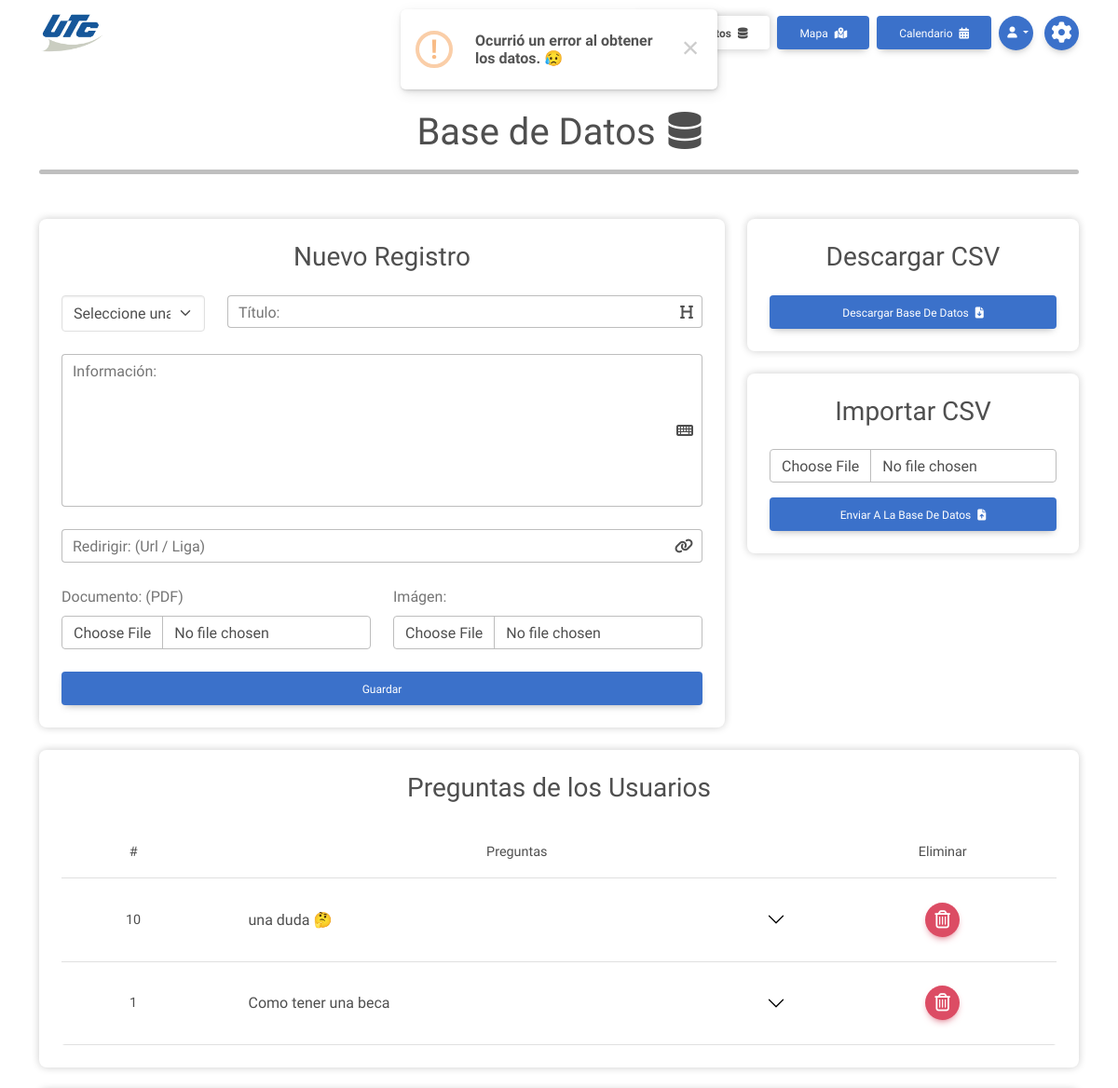
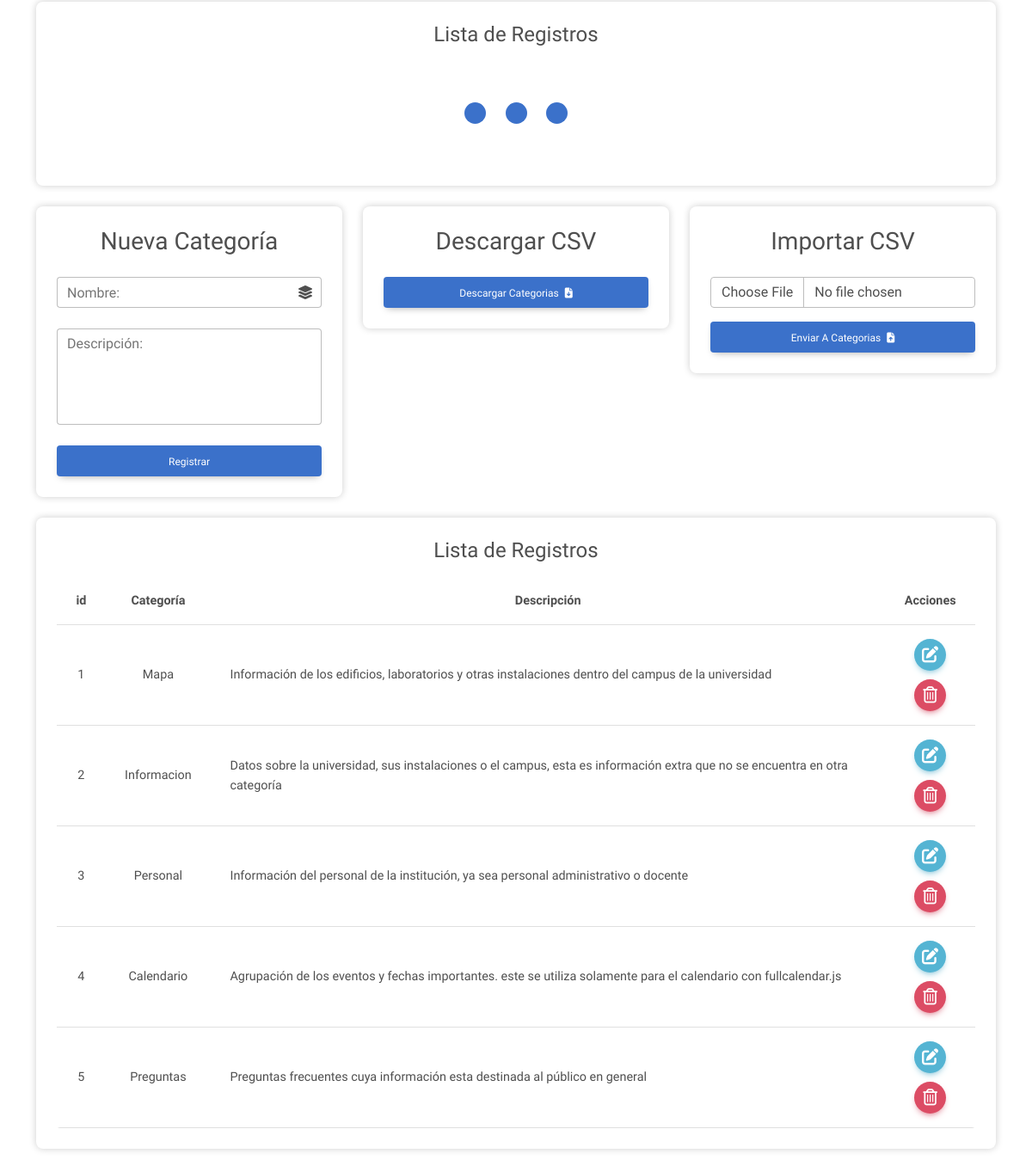
The app's page /administracion/base_de_datos/ (signed in) with its own data (2 pictures, top to bottom).
### cross_asistent/models.py (models this page shows, shortened)
class Preguntas(models.Model):
    pregunta = models.CharField(max_length=150)
    descripcion = models.TextField(blank=True)
    fecha = models.DateTimeField(auto_now_add=True)

class Categorias(models.Model):
    categoria = models.CharField(max_length=50)
    descripcion = models.TextField(null=True, blank=True)
    creacion = models.DateTimeField(auto_now=True)

### cross_asistent/views.py (the view)
# urls.py: path('administracion/base_de_datos/', views.database_page, name='database_page'),
@login_required
@never_cache
def database_page(request):
    context = { 'active_page':'database','pages':functions.pages, 'preguntas_sending':questions_all, 'categorias':categoriasFilter, 'categoriasall':categoriasall }
    return render(request, 'admin/database.html', context)

### cross_asistent/templates/admin/database.html (shortened to what this page needs)
{% extends 'base/widget.html' %}
{% load static %}
{% block link_home %}{% url 'vista_programador' %}{% endblock %}
{% block link_default %}
{% include 'base/widget_links-admin.html' %}
{% endblock %}
{% block extra_head %}
<link rel="stylesheet" href="https://cdn.datatables.net/1.13.1/css/dataTables.bootstrap5.min.css" />
{% endblock %}
{% block content %}
<main class="container container-fluid py-5">
    <div class="mb-5">
        <h1 class="text-center">Base de Datos <i class="fa-solid fa-database ms-1"></i></h1>
        <hr class="hr_divisor mx-4 mx-md-0" />
    </div>
    <div class="row">
        <section class="col-lg-8">
            <section class="card mb-4">
                <div class="card-body">
                    <h3 class="text-center mb-4">Nuevo Registro</h3>
                    <form method="post" action="{% url 'create_database' %}" data-submit-form id="databaseForm" autocomplete="off">
                        <div class="row">
                            <div class="col-md-3">
                                <div class="form-outline mb-4">
                                    <select class="form-select" id="categoria" name="categoria" required>
                                        <option selected disabled hidden>Seleccione una categoría:</option>
                                    </select>
                                </div>
                            </div>
                            <div class="col">
                                <div class="form-outline mb-4" data-mdb-input-init>
                                    <i class="fa-solid fa-heading trailing"></i>
                                    <input type="text" id="titulo" name="titulo" class="form-control form-icon-trailing" required />
                                    <label class="form-label" for="titulo">Título:</label>
                                </div>
                            </div>
                        </div>
                        <div class="form-outline mb-4" data-mdb-input-init>
                            <i class="fa-solid fa-keyboard trailing"></i>
                            <textarea class="form-control form-icon-trailing" id="informacion" name="informacion" rows="6" required></textarea>
                            <label for="informacion" class="form-label">Información:</label>
                        </div>
                        <div class="row">
                            <div class="col-12">
                                <div class="form-outline mb-4" data-mdb-input-init>
                                    <i class="fa-solid fa-link trailing"></i>
                                    <input type="text" id="redirigir" name="redirigir" class="form-control form-icon-trailing" />
                                    <label class="form-label" for="redirigir">Redirigir: (url / liga)</label>
                                </div>
                            </div>
                            <div class="col-md-6">
                                <div class="mb-4">
                                    <label for="documentos" class="form-label">Documento: (PDF)</label>
                                    <input type="file" class="form-control" id="documentos" name="documento" accept="application/pdf">
                                </div>
                            </div>
                            <div class="col-md-6">
                                <div class="mb-4">
                                    <label for="imagenes" class="form-label">Imágen:</label>
                                    <input type="file" class="form-control" id="imagenes" name="imagen" accept="image/jpeg, image/png, image/webp*">
                                </div>
                            </div>
                        </div>
                        <div class="row">
                            <div class="col">
                                <button type="submit" class="btn btn_detail btn-block">Guardar</button>
                            </div>
                        </div>
                    </form>
                </div>
            </section>
        </section>
        <section class="col-lg-4">
            <div>
                <div class="card">
                    <div class="card-body">
                        <h3 class="text-center mb-4">Descargar CSV</h3>
                        <form action="{% url 'export_database' %}" method="get">
                            <button type="submit" class="btn btn_detail btn-block">
                                Descargar Base de Datos <i class="fa-solid fa-file-arrow-down ms-1"></i>
                            </button>
                        </form>
                    </div>
                </div>
            </div>
            <div class="my-4">
                <div class="card">
                    <div class="card-body">
                        <div class="mt5">
                            <h3 class="text-center mb-4">Importar CSV</h3>
                            <form method="POST" enctype="multipart/form-data" action="{% url 'import_database' %}" data-submit-form>
                                <div class="mb-3">
                                    <input type="file" name="file" accept=".csv" class="form-control">
                                </div>
                                <button type="submit" class="btn btn_detail btn-block">
                                    Enviar a la Base de Datos <i class="fa-solid fa-file-arrow-up ms-1"></i>
                                </button>
                            </form>
                        </div>
                    </div>
                </div>
            </div>
        </section>
        <section class="mb-4" id="preguntasEnviadas">
            <div class="card">
                <div class="card-body">
                    <h3 class="text-center mb-4">Preguntas de los Usuarios</h3>
                    {% if preguntas_sending %}
                    <div class="table-responsive rounded" id="table-container">
                        <table class="table table_odd align-middle m-0">
                            <thead>
                                <tr class="text-center">
                                    <th class="d-none d-md-table-cell">#</th>
                                    <th>Preguntas</th>
                                    <th>Eliminar</th>
                                </tr>
                            </thead>
                            <tbody>
                                {% for question in preguntas_sending %}
                                <tr class="results_item table_odd_items">
                                    <td class="text-center d-none d-md-table-cell">{{question.id}}</td>
                                    <td>
                                        <div class="accordion accordion-borderless" id="questionList">
                                            <div class="accordion-item">
                                                <h2 class="accordion-header" id="heading_{{question.id}}">
                                                    <div data-mdb-collapse-init class="accordion-button collapsed" type="button" data-mdb-toggle="collapse"
                                                        data-mdb-target="#collapse_{{question.id}}" aria-expanded="false"
                                                        aria-controls="collapse_{{question.id}}">
                                                        {{question.pregunta}}
                                                    </div>
                                                </h2>
                                            </div>
                                        </div>
                                    </td>
                                    <td>
                                        <div class="d-flex justify-content-center align-items-center">
                                            <form method="post" action="{% url 'question_deleted' %}" data-submit-form>
                                                <button title="Editar Usuario" type="submit" class="btn btn-floating btn-danger">
                                                    <i class="fa-regular fa-trash-can fs-12"></i>
                                                </button>
                                            </form>
                                        </div>
                                    </td>
                                </tr>
                                {% endfor %}
                            </tbody>
                        </table>
                    </div>
                    {% else %}
                    <div class="text-center">
                        <p class="lead m-0">No hay preguntas por el momento.</p>
                    </div>
                    {% endif %}
                </div>
        </section>
        <section>
            <div class="card mb-4">
                <div class="card-body text-center">
                    <h4 class="mb-3">Lista de Registros</h4>
                    <div class="d-flex flex-column align-items-center" data-table-load="tbodyDatabase">
                        <div class="pulse-container my-5">
                            <div class="pulse-bubble bg_detail pulse-bubble-1"></div>
                            <div class="pulse-bubble bg_detail pulse-bubble-2"></div>
                            <div class="pulse-bubble bg_detail pulse-bubble-3"></div>
                        </div>
                    </div>
                </div>
            </div>
        </section>
        {% if user.is_staff %}
        <section class="col-lg-4">
            <div class="card mb-4">
                <div class="card-body">
                    <h3 class="text-center mb-4">Nueva Categoría</h3>
                    <form method="post" action="{% url 'categorias_create' %}" data-submit-form id="categoriasForm" autocomplete="off">
                        <div class="form-outline mb-4" data-mdb-input-init>
                            <i class="fa-solid fa-layer-group trailing"></i>
                            <input type="text" id="categoria" name="categoria" class="form-control form-icon-trailing" required />
                            <label class="form-label" for="categoria">Nombre:</label>
                        </div>
                        <div class="form-outline mb-4" data-mdb-input-init>
                            <textarea class="form-control" id="descripcion" name="descripcion" rows="4" required></textarea>
                            <label for="descripcion" class="form-label">Descripción:</label>
                        </div>
                        <button type="submit" class="btn btn_detail btn-block">Registrar</button>
                    </form>
                </div>
            </div>
        </section>
        <section class="col-lg-4">
            <div class="card mb-4">
                <div class="card-body">
                    <h3 class="text-center mb-4">Descargar CSV</h3>
                    <form action="{% url 'export_categorias' %}" method="get">
                        <button type="submit" class="btn btn_detail btn-block">
                            Descargar Categorias <i class="fa-solid fa-file-arrow-down ms-1"></i>
                        </button>
                    </form>
                </div>
            </div>
        </section>
        <section class="col-lg-4">
            <div class="card mb-4">
                <div class="card-body">
                    <h3 class="text-center mb-4">Importar CSV</h3>
                    <form method="POST" enctype="multipart/form-data" action="{% url 'import_categorias' %}" data-submit-form>
                        <div class="mb-3">
                            <input type="file" name="file" accept=".csv" class="form-control">
                        </div>
                        <button type="submit" class="btn btn_detail btn-block">
                            Enviar a Categorias <i class="fa-solid fa-file-arrow-up ms-1"></i>
                        </button>
                    </form>
                </div>
            </div>
        </section>
        <section class="col-12">
            <div class="card mb-4">
                <div class="card-body text-center">
                    <h4 class="mb-3">Lista de Registros</h4>
                    {% if categoriasall %}
                    <div class="table-responsive rounded" id="table-container">
                        <table class="table table_odd align-middle m-0">
                            <thead>
                                <tr>
                                    <th class="fw-bold text_detail">id</th>
                                    <th class="fw-bold text_detail">Categoría</th>
                                    <th class="fw-bold text_detail">Descripción</th>
                                    <th class="fw-bold text_detail">Acciones</th>
                                </tr>
                            </thead>
                            <tbody>
                                {% for dato in categoriasall %}
                                <tr class="table_odd_items">
                                    <td>{{ dato.id }}</td>
                                    <td>{{ dato.categoria }}</td>
                                    <td class="text-start">{{ dato.descripcion }}</td>
                                    <td>
                                        <div class="d-flex flex-column align-items-center gap_10">
                                            <button type="button" class="btn btn-floating btn-info" data-mdb-ripple-init data-mdb-modal-init
                                                data-mdb-target="#editCTGModal{{ dato.id }}">
                                                <i class="fa-solid fa-edit fs-12"></i>
                                            </button>
                                            <button type="button" class="btn btn-floating btn-danger" data-mdb-ripple-init data-mdb-modal-init
                                                data-mdb-target="#eliminar_modal_{{ dato.id }}">
                                                <i class="fa-regular fa-trash-can fs-12"></i>
                                            </button>
                                        </div>
                                    </td>
                                </tr>
                                {% endfor %}
                            </tbody>
                        </table>
                    </div>
                    {% else %}
                    <div class="text-center mt-5 mb-4">
                        <p class="lead">No hay Datos disponibles en este momento 😯.</p>
                    </div>
                    {% endif %}
                </div>
            </div>
        </section>
        {% endif %}
    </div>
</main>
{% endblock %}

### records on screen
Preguntas: id "10", pregunta "una duda 🤔"
Preguntas: id "1", pregunta "Como tener una beca"
Categorias: id "1", categoria "Mapa", descripcion "Información de los edificios, laboratorios y otras instalaciones dentro del campus de la universidad"
Categorias: id "2", categoria "Informacion", descripcion "Datos sobre la universidad, sus instalaciones o el campus, esta es información extra que no se encuentra en otra categoría"
Categorias: id "3", categoria "Personal", descripcion "Información del personal de la institución, ya sea personal administrativo o docente"
Categorias: id "4", categoria "Calendario", descripcion "Agrupación de los eventos y fechas importantes. este se utiliza solamente para el calendario con fullcalendar.js"
Categorias: id "5", categoria "Preguntas", descripcion "Preguntas frecuentes cuya información esta destinada al público en general"

### other values on screen
{{ page.display_name }} "Mapa"
{{ page.display_name }} "Calendario"
